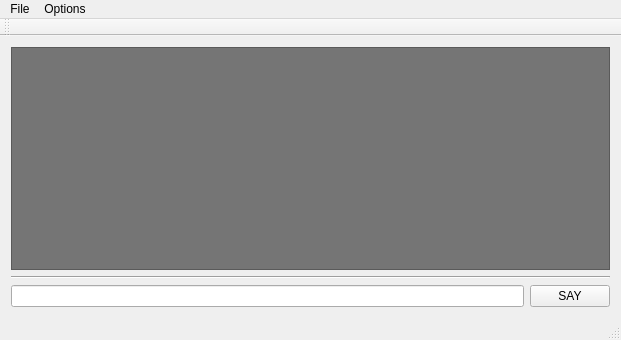
<?xml version="1.0" encoding="UTF-8"?>
<ui version="4.0">
 <class>NatlanChat</class>
 <widget class="QMainWindow" name="NatlanChat">
  <property name="geometry">
   <rect>
    <x>0</x>
    <y>0</y>
    <width>621</width>
    <height>340</height>
   </rect>
  </property>
  <property name="windowTitle">
   <string>NatlanChat</string>
  </property>
  <widget class="QWidget" name="centralWidget">
   <layout class="QGridLayout" name="gridLayout">
    <item row="0" column="0">
     <layout class="QVBoxLayout" name="verticalLayout">
      <item>
       <widget class="QPlainTextEdit" name="plainTextEdit">
        <property name="enabled">
         <bool>true</bool>
        </property>
        <property name="autoFillBackground">
         <bool>false</bool>
        </property>
        <property name="styleSheet">
         <string notr="true">background: #757575;
font: 12pt &quot;Prime&quot;;
color: white;
font-weight: bold;</string>
        </property>
       </widget>
      </item>
      <item>
       <widget class="Line" name="line">
        <property name="orientation">
         <enum>Qt::Horizontal</enum>
        </property>
       </widget>
      </item>
      <item>
       <layout class="QHBoxLayout" name="horizontalLayout">
        <item>
         <widget class="QLineEdit" name="lineEdit"/>
        </item>
        <item>
         <widget class="QPushButton" name="pushButton">
          <property name="text">
           <string>SAY</string>
          </property>
         </widget>
        </item>
       </layout>
      </item>
     </layout>
    </item>
   </layout>
   <zorder></zorder>
   <zorder></zorder>
   <zorder></zorder>
   <zorder>lineEdit</zorder>
   <zorder>pushButton</zorder>
   <zorder>plainTextEdit</zorder>
  </widget>
  <widget class="QMenuBar" name="menuBar">
   <property name="geometry">
    <rect>
     <x>0</x>
     <y>0</y>
     <width>621</width>
     <height>21</height>
    </rect>
   </property>
   <widget class="QMenu" name="menuFile">
    <property name="title">
     <string>File</string>
    </property>
    <addaction name="actionQuit"/>
   </widget>
   <widget class="QMenu" name="menuOptions">
    <property name="title">
     <string>Options</string>
    </property>
    <addaction name="actionClear_chat"/>
    <addaction name="actionChange_Name"/>
   </widget>
   <addaction name="menuFile"/>
   <addaction name="menuOptions"/>
  </widget>
  <widget class="QToolBar" name="mainToolBar">
   <attribute name="toolBarArea">
    <enum>TopToolBarArea</enum>
   </attribute>
   <attribute name="toolBarBreak">
    <bool>false</bool>
   </attribute>
  </widget>
  <widget class="QStatusBar" name="statusBar"/>
  <action name="actionClear_chat">
   <property name="text">
    <string>Clear Chat</string>
   </property>
  </action>
  <action name="actionChange_Name">
   <property name="text">
    <string>Change Name</string>
   </property>
  </action>
  <action name="actionQuit">
   <property name="text">
    <string>Quit</string>
   </property>
  </action>
 </widget>
 <layoutdefault spacing="6" margin="11"/>
 <resources/>
 <connections/>
</ui>
